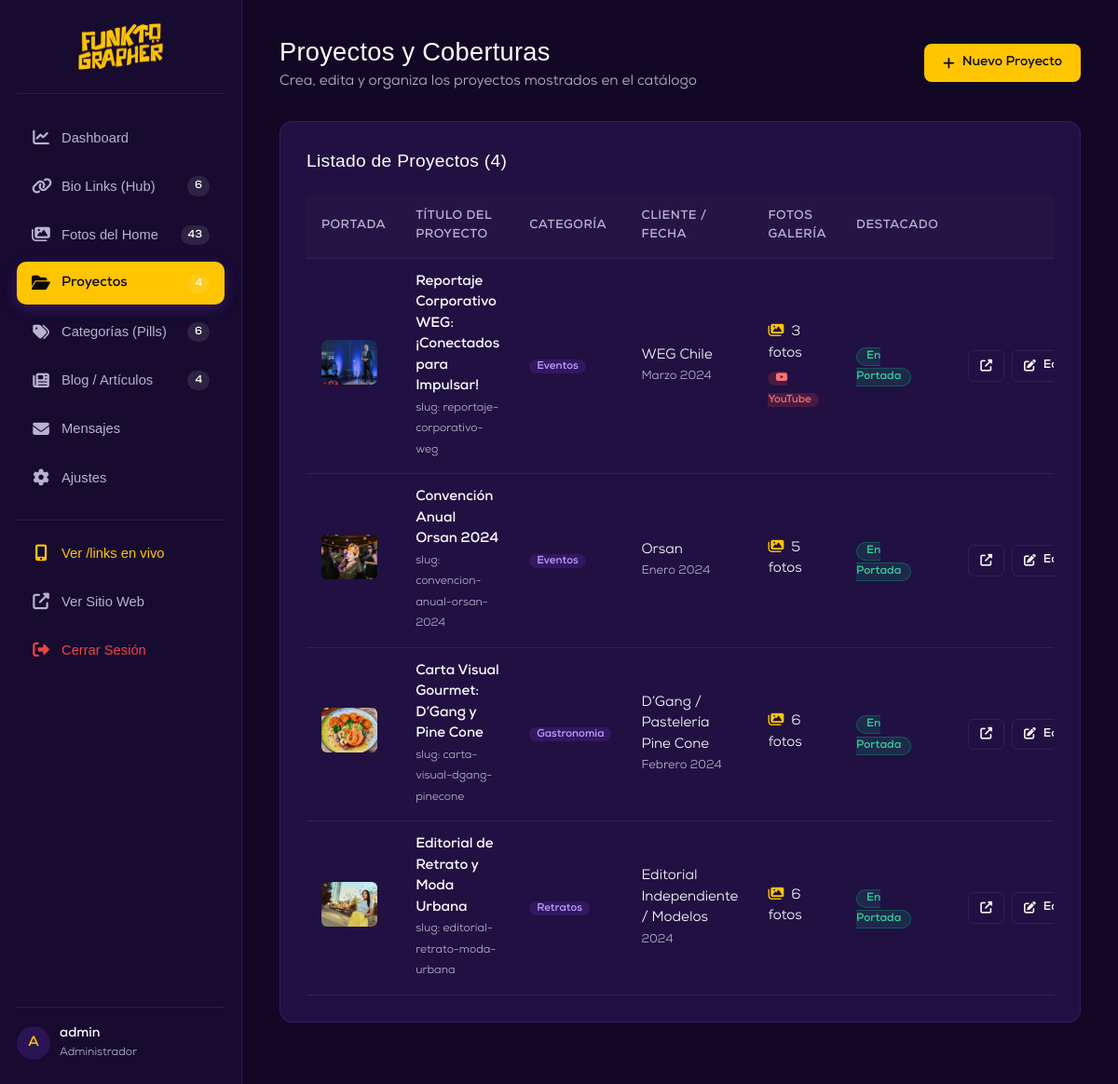
Screenshot of /admin/projects.php (signed in) with the database file from the repository.
### tables this page shows
CREATE TABLE `projects` (
  `id` int NOT NULL AUTO_INCREMENT,
  `title` varchar(200) NOT NULL,
  `slug` varchar(200) NOT NULL,
  `category` varchar(60) NOT NULL DEFAULT 'Eventos',
  `client` varchar(120) DEFAULT NULL,
  `event_date` varchar(50) DEFAULT NULL,
  `description` text,
  `cover_image` varchar(255) NOT NULL,
  `is_featured` tinyint(1) NOT NULL DEFAULT '0',
  `display_order` int NOT NULL DEFAULT '0',
  `created_at` datetime DEFAULT CURRENT_TIMESTAMP,
  `extra_title` varchar(255) DEFAULT NULL,
  `extra_content` text,
  `video_type` enum('none','youtube','upload') DEFAULT 'none',
  `video_url` varchar(255) DEFAULT NULL,
  `video_file` varchar(255) DEFAULT NULL,
  PRIMARY KEY (`id`),
  UNIQUE KEY `slug` (`slug`)
);

### admin/projects.php (the view, shortened to what this page needs)
<?php
require_once __DIR__ . '/header.php';
$sql = "SELECT p.*, COUNT(pi.id) as total_gallery
        FROM projects p
        LEFT JOIN project_images pi ON p.id = pi.project_id
        GROUP BY p.id
        ORDER BY p.display_order ASC, p.id DESC";
$projects = $pdo->query($sql)->fetchAll();
?>
<div class="adm-header">
  <div>
    <h1 class="adm-title">Proyectos y Coberturas</h1>
    <p class="adm-subtitle">Crea, edita y organiza los proyectos mostrados en el catálogo</p>
  </div>
  <a href="<?= BASE_URL ?>/admin/project-form" class="adm-btn adm-btn-primary">
    <i class="fas fa-plus"></i> Nuevo Proyecto
  </a>
</div>
<div class="adm-card">
  <div class="adm-card-header">
    <h3 class="adm-card-title">Listado de Proyectos (<?= count($projects) ?>)</h3>
  </div>
  <?php if (empty($projects)): ?>
    <p style="color: var(--adm-muted); text-align: center; padding: 40px 0;">No hay proyectos registrados. Haz clic en "Nuevo Proyecto".</p>
  <?php else: ?>
    <div class="adm-table-wrap">
      <table class="adm-table">
        <thead>
          <tr>
            <th style="width: 80px;">Portada</th>
            <th>Título del Proyecto</th>
            <th>Categoría</th>
            <th>Cliente / Fecha</th>
            <th>Fotos Galería</th>
            <th>Destacado</th>
            <th style="text-align: right;">Acciones</th>
          </tr>
        </thead>
        <tbody>
          <?php foreach ($projects as $p): ?>
            <tr>
              <td>
                <img src="<?= BASE_URL ?>/<?= htmlspecialchars($p['cover_image']) ?>" alt="" class="adm-thumb">
              </td>
              <td>
                <strong><?= htmlspecialchars($p['title']) ?></strong><br>
                <span style="font-size: 0.75rem; color: var(--adm-muted);">slug: <?= htmlspecialchars($p['slug']) ?></span>
              </td>
              <td>
                <span class="adm-badge" style="background: rgba(121, 56, 226, 0.2); color: #c4a1ff;">
                  <?= htmlspecialchars($p['category']) ?>
                </span>
              </td>
              <td>
                <?= htmlspecialchars($p['client'] ?: '—') ?><br>
                <span style="font-size: 0.8rem; color: var(--adm-muted);"><?= htmlspecialchars($p['event_date'] ?: '—') ?></span>
              </td>
              <td>
                <div style="margin-bottom: 4px;">
                  <i class="fas fa-images" style="color: var(--adm-primary); margin-right: 4px;"></i>
                  <?= $p['total_gallery'] ?> fotos
                </div>
                <?php if (($p['video_type'] ?? '') === 'youtube'): ?>
                  <span class="adm-badge" style="background: rgba(239, 68, 68, 0.2); color: #f87171; font-size: 0.72rem;">
                    <i class="fab fa-youtube"></i> YouTube
                  </span>
                <?php elseif (($p['video_type'] ?? '') === 'upload'): ?>
                  <span class="adm-badge" style="background: rgba(16, 185, 129, 0.2); color: #34d399; font-size: 0.72rem;">
                    <i class="fas fa-video"></i> Video MP4
                  </span>
                <?php endif; ?>
              </td>
              <td>
                <?php if ($p['is_featured']): ?>
                  <span class="pill-active">En Portada</span>
                <?php else: ?>
                  <span class="pill-inactive">Normal</span>
                <?php endif; ?>
              </td>
              <td style="text-align: right;">
                <div style="display: inline-flex; gap: 8px;">
                  <a href="<?= BASE_URL ?>/proyecto/<?= htmlspecialchars($p['slug']) ?>" target="_blank" class="adm-btn adm-btn-outline adm-btn-sm" title="Ver en la web">
                    <i class="fas fa-external-link-alt"></i>
                  </a>
                  <a href="<?= BASE_URL ?>/admin/project-form?id=<?= $p['id'] ?>" class="adm-btn adm-btn-outline adm-btn-sm" title="Editar proyecto">
                    <i class="fas fa-edit"></i> Editar
                  </a>
                </div>
              </td>
            </tr>
          <?php endforeach; ?>
        </tbody>
      </table>
    </div>
  <?php endif; ?>
</div>
<?php require_once __DIR__ . '/footer.php'; ?>

### assets/css/admin.css (style rules this page uses)
:root { --adm-bg: #120826; --adm-sidebar: #170b30; --adm-card: #201142; --adm-border: rgba(120, 80, 185, 0.22); --adm-primary: #ffc501; --adm-primary-hover: #e5b000; --adm-accent: #4f2da3; --adm-accent-hover: #6339cc; --adm-orange: #fb5b23; --adm-success: #10b981; --adm-danger: #ef4444; --adm-warning: #f59e0b; --adm-text: #fbfaff; --adm-muted: #b8b2cf; --adm-font-title: 'Fifties Movies', cursive, sans-serif; --adm-font-subtitle: 'Dechorian', sans-serif; --adm-font-body: 'Nexa', 'Codec Warm', 'DM Sans', sans-serif; }
*, *::before, *::after { box-sizing: border-box; margin: 0; padding: 0; }
body { background: var(--adm-bg); color: var(--adm-text); font-family: var(--adm-font-body); font-size: 15px; line-height: 1.5; }
a { color: inherit; text-decoration: none; }
.adm-badge { margin-left: auto; background: var(--adm-primary); color: #fff; font-size: 0.72rem; font-weight: 700; padding: 2px 8px; border-radius: 999px; }
.adm-header { display: flex; align-items: center; justify-content: space-between; margin-bottom: 30px; }
.adm-title { font-family: var(--adm-font-subtitle); font-size: 1.7rem; font-weight: normal; letter-spacing: 0.3px; color: #fff; }
.adm-subtitle { color: var(--adm-muted); font-size: 0.95rem; }
.adm-card { background: var(--adm-card); border: 1px solid var(--adm-border); border-radius: 14px; padding: 28px; margin-bottom: 30px; }
.adm-card-header { display: flex; align-items: center; justify-content: space-between; margin-bottom: 22px; }
.adm-card-title { font-family: var(--adm-font-subtitle); font-size: 1.2rem; font-weight: normal; letter-spacing: 0.3px; color: #fff; }
.adm-table-wrap { width: 100%; overflow-x: auto; }
.adm-table { width: 100%; border-collapse: collapse; text-align: left; }
.adm-table th { padding: 14px 16px; background: rgba(255, 255, 255, 0.02); color: var(--adm-muted); font-size: 0.82rem; font-weight: 700; text-transform: uppercase; letter-spacing: 0.5px; border-bottom: 1px solid var(--adm-border); }
.adm-table td { padding: 14px 16px; border-bottom: 1px solid var(--adm-border); vertical-align: middle; }
.adm-thumb { width: 60px; height: 48px; border-radius: 6px; object-fit: cover; background: #000; }
.adm-btn { display: inline-flex; align-items: center; gap: 8px; padding: 10px 20px; border-radius: 8px; font-size: 0.88rem; font-weight: 600; cursor: pointer; border: none; transition: all 0.2s ease; }
.adm-btn-primary { background: var(--adm-primary); color: #09090c; font-weight: 700; }
.adm-btn-outline { background: transparent; border: 1px solid var(--adm-border); color: var(--adm-text); }
.adm-btn-sm { padding: 6px 12px; font-size: 0.8rem; border-radius: 6px; }
.pill-active { background: rgba(16, 185, 129, 0.15); color: #34d399; border: 1px solid rgba(16, 185, 129, 0.3); padding: 3px 10px; border-radius: 999px; font-size: 0.75rem; font-weight: 700; }

### rows the page displays
projects: cover_image (picture), title "Reportaje Corporativo WEG: ¡Conectados para Impulsar!", slug "reportaje-corporativo-weg", category "Eventos", client "WEG Chile", event_date "Marzo 2024", total_gallery "3", video_type "youtube" (drawn), is_featured "En Portada"
projects: cover_image (picture), title "Convención Anual Orsan 2024", slug "convencion-anual-orsan-2024", category "Eventos", client "Orsan", event_date "Enero 2024", total_gallery "5", is_featured "En Portada"
projects: cover_image (picture), title "Carta Visual Gourmet: D’Gang y Pine Cone", slug "carta-visual-dgang-pinecone", category "Gastronomia", client "D’Gang / Pastelería Pine Cone", event_date "Febrero 2024", total_gallery "6", is_featured "En Portada"
projects: cover_image (picture), title "Editorial de Retrato y Moda Urbana", slug "editorial-retrato-moda-urbana", category "Retratos", client "Editorial Independiente / Modelos", event_date "2024", total_gallery "6", is_featured "En Portada"

### other values shown
$totalBioLinks "6"
$totalHomeImgs "43"
$totalProjects "4"
$totalCategories "6"
$totalPosts "4"
substr($_SESSION['admin_username'] ?? 'A', 0, 1) "A"
$_SESSION['admin_username'] "admin"
count($projects) "4"
